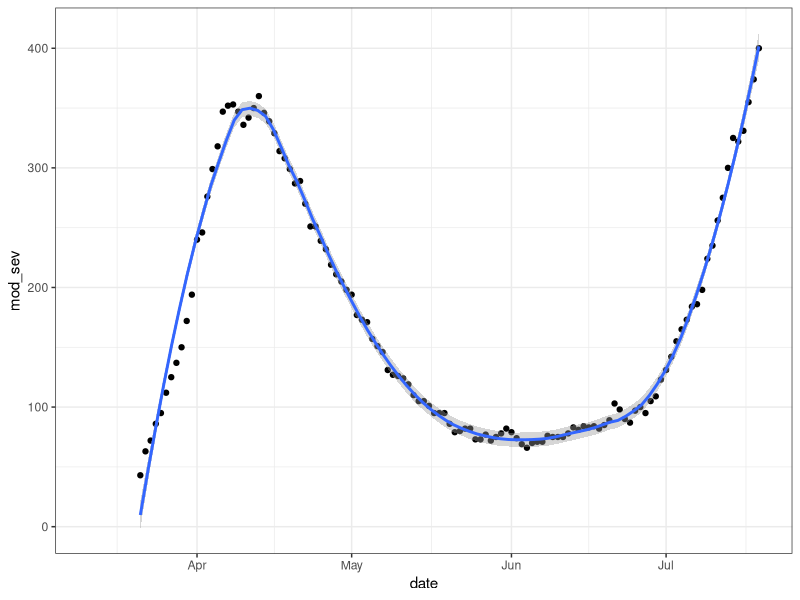
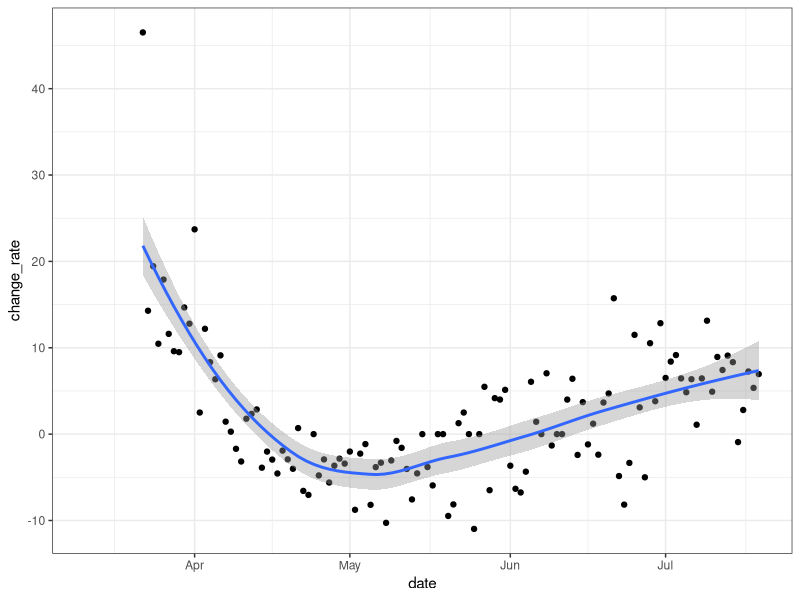
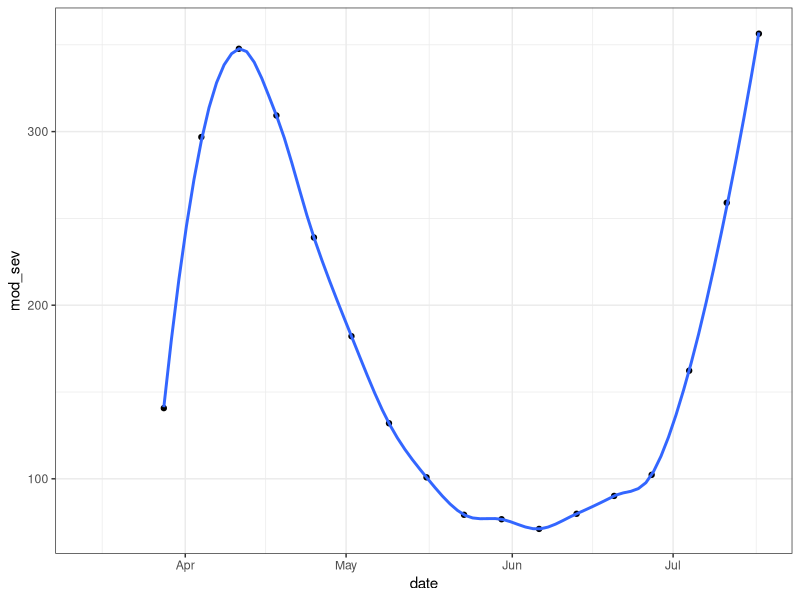

R code for these plots, in order:
library(tidyverse)
library(lubridate)
hosp <- read_csv("corona_hospitalization_ver_0027.csv", na = c("", "NA", "<15", "NULL"))
colnames(hosp) <- c("date", "hospitalized", "F_perc_hosp", "mean_age_hosp", "std_age_hosp", "ventilators", "F_perc_vent", "mean_age_vent", "std_age_vent", "mild_cases", "F_perc_mild", "mean_age_mild", "std_age_mild", "moderate_cases", "F_perc_moderate", "mean_age_moderate", "std_age_moderate", "severe_cases", "F_perc_severe", "mean_age_severe", "std_age_severe")
hosp$mod_sev <- hosp$moderate_cases + hosp$severe_cases
hos_rate <- (hosp$mod_sev[2:nrow(hosp)] / hosp$mod_sev[1:(nrow(hosp)-1)] - 1 ) * 100
hosp$change_rate <- c(NA, hos_rate)
ggplot(hosp, aes(date, mod_sev)) + geom_point() + geom_smooth(method = "loess", formula = "y ~ x", span=0.3) + theme_bw()
ggplot(hosp, aes(date, change_rate)) + geom_point() + geom_smooth(method = "loess", formula = "y ~ x") + theme_bw()
hosp$week <- week(hosp$date)
weekly <- group_by(hosp, week) %>% summarise_all(mean) %>% ungroup()
ggplot(weekly, aes(date, mod_sev))+ geom_point() + geom_smooth(method = "loess", formula = "y ~ x", span=0.3) + theme_bw()
